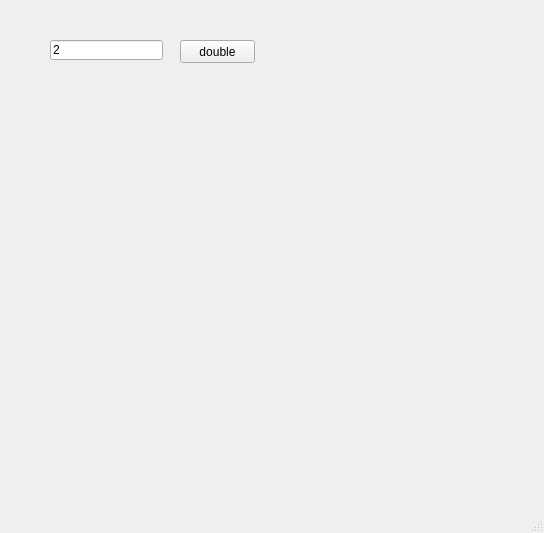
<?xml version="1.0" encoding="UTF-8"?>
<ui version="4.0">
 <class>MainWindow</class>
 <widget class="QMainWindow" name="MainWindow">
  <property name="geometry">
   <rect>
    <x>0</x>
    <y>0</y>
    <width>544</width>
    <height>533</height>
   </rect>
  </property>
  <property name="windowTitle">
   <string>MainWindow</string>
  </property>
  <widget class="QWidget" name="centralwidget">
   <widget class="QLineEdit" name="le">
    <property name="geometry">
     <rect>
      <x>50</x>
      <y>40</y>
      <width>113</width>
      <height>20</height>
     </rect>
    </property>
    <property name="text">
     <string>2</string>
    </property>
   </widget>
   <widget class="QPushButton" name="pb">
    <property name="geometry">
     <rect>
      <x>180</x>
      <y>40</y>
      <width>75</width>
      <height>23</height>
     </rect>
    </property>
    <property name="text">
     <string>double</string>
    </property>
   </widget>
  </widget>
  <widget class="QMenuBar" name="menubar">
   <property name="geometry">
    <rect>
     <x>0</x>
     <y>0</y>
     <width>544</width>
     <height>21</height>
    </rect>
   </property>
  </widget>
  <widget class="QStatusBar" name="statusbar"/>
 </widget>
 <resources/>
 <connections/>
</ui>
